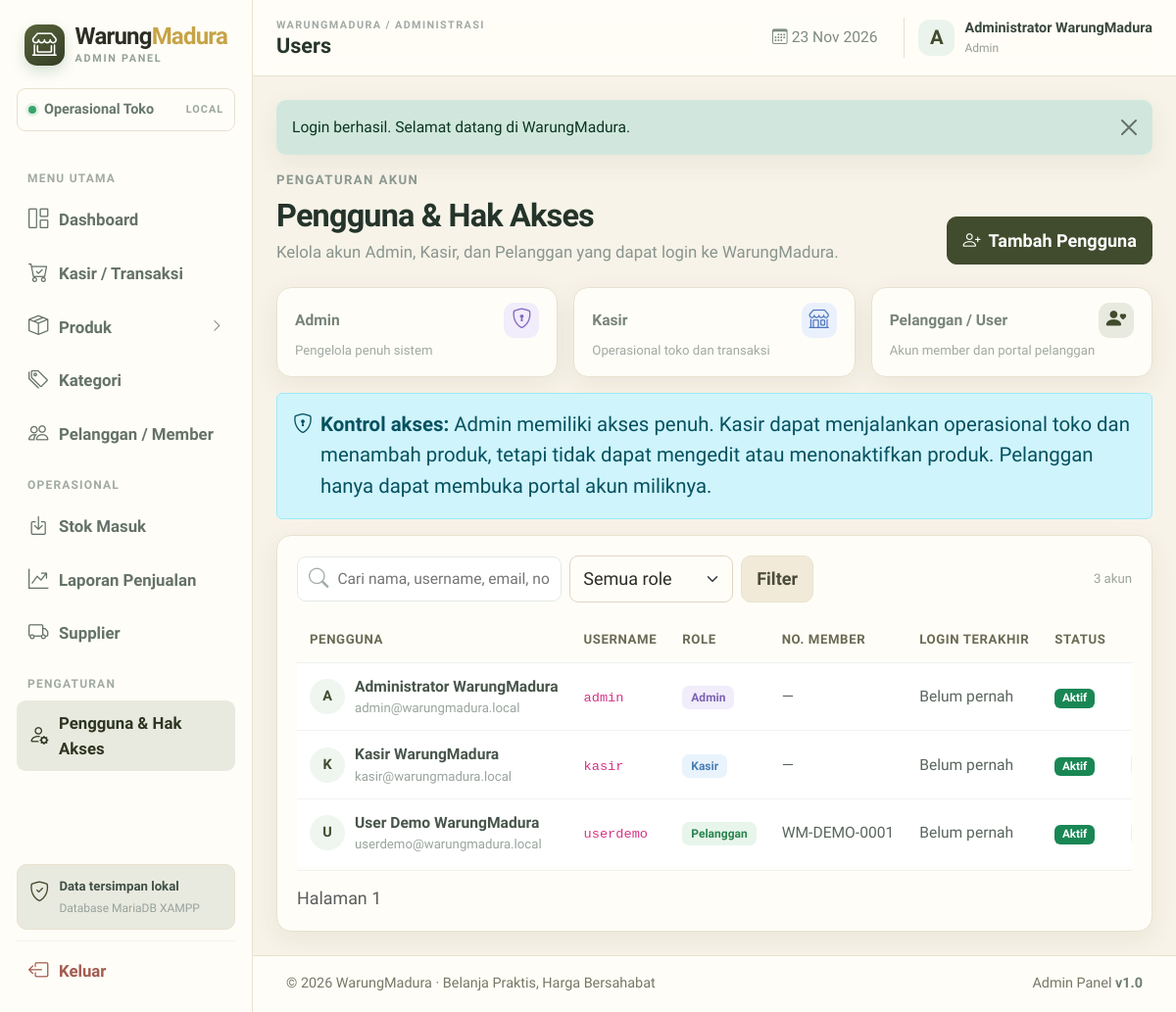
Screenshot of /index.php?page=users (signed in) with the database file from the repository.
### tables this page shows
CREATE TABLE IF NOT EXISTS tbl_pengguna (
  id_pengguna INT UNSIGNED AUTO_INCREMENT PRIMARY KEY,
  nama_lengkap VARCHAR(120) NOT NULL,
  username VARCHAR(50) NOT NULL UNIQUE,
  email VARCHAR(120) NULL UNIQUE,
  password_hash VARCHAR(255) NOT NULL,
  no_hp VARCHAR(25) NULL,
  role ENUM('admin','kasir','pelanggan') NOT NULL DEFAULT 'pelanggan',
  status_pengguna ENUM('aktif','nonaktif') NOT NULL DEFAULT 'aktif',
  terakhir_login DATETIME NULL,
  created_at DATETIME NOT NULL DEFAULT CURRENT_TIMESTAMP,
  updated_at DATETIME NULL DEFAULT NULL ON UPDATE CURRENT_TIMESTAMP,
  INDEX idx_pengguna_role_status (role, status_pengguna)
);

CREATE TABLE IF NOT EXISTS tbl_pelanggan (
  id_pelanggan INT UNSIGNED AUTO_INCREMENT PRIMARY KEY,
  id_pengguna INT UNSIGNED NULL UNIQUE,
  no_member VARCHAR(30) NOT NULL UNIQUE,
  rfid_uid VARCHAR(80) NULL UNIQUE,
  nama_pelanggan VARCHAR(120) NOT NULL,
  no_hp VARCHAR(25) NULL,
  email VARCHAR(120) NULL,
  alamat TEXT NULL,
  kota VARCHAR(80) NULL,
  status_member ENUM('aktif','nonaktif') NOT NULL DEFAULT 'aktif',
  created_at DATETIME NOT NULL DEFAULT CURRENT_TIMESTAMP,
  CONSTRAINT fk_pelanggan_pengguna FOREIGN KEY (id_pengguna)
    REFERENCES tbl_pengguna(id_pengguna) ON UPDATE CASCADE ON DELETE SET NULL,
  INDEX idx_pelanggan_nama (nama_pelanggan),
  INDEX idx_pelanggan_hp (no_hp)
);

### pages/users.php (the view, shortened to what this page needs)
<?php
$q = trim((string)($_GET['q'] ?? ''));
$role = (string)($_GET['role'] ?? 'semua');
$pageNo = max(1, (int)($_GET['p'] ?? 1));
$perPage = 10;
$where = ["u.role IN ('admin','kasir','pelanggan')"];
$args = [];
$whereSql = 'WHERE ' . implode(' AND ', $where);
$count = $db->prepare("SELECT COUNT(*) FROM tbl_pengguna u LEFT JOIN tbl_pelanggan p ON p.id_pengguna=u.id_pengguna {$whereSql}");
$count->execute($args);
$total = (int)$count->fetchColumn();
$offset = ($pageNo - 1) * $perPage;
$stmt = $db->prepare("SELECT u.*,p.no_member FROM tbl_pengguna u LEFT JOIN tbl_pelanggan p ON p.id_pengguna=u.id_pengguna {$whereSql} ORDER BY FIELD(u.role,'admin','kasir','pelanggan'),u.id_pengguna DESC LIMIT {$perPage} OFFSET {$offset}");
$stmt->execute($args);
$rows = $stmt->fetchAll();
?>
<div class="page-heading"><div><span class="section-kicker">PENGATURAN AKUN</span><h1>Pengguna & Hak Akses</h1><p>Kelola akun Admin, Kasir, dan Pelanggan yang dapat login ke WarungMadura.</p></div><button class="btn btn-primary" data-bs-toggle="modal" data-bs-target="#userModal"><i class="bi bi-person-plus me-2"></i>Tambah Pengguna</button></div>
<div class="row g-3 mb-3">
    <div class="col-md-4"><div class="kpi-card compact"><div class="kpi-top"><span>Admin</span><span class="kpi-icon icon-violet"><i class="bi bi-shield-lock"></i></span></div><div class="kpi-foot">Pengelola penuh sistem</div></div></div>
    <div class="col-md-4"><div class="kpi-card compact"><div class="kpi-top"><span>Kasir</span><span class="kpi-icon icon-blue"><i class="bi bi-shop"></i></span></div><div class="kpi-foot">Operasional toko dan transaksi</div></div></div>
    <div class="col-md-4"><div class="kpi-card compact"><div class="kpi-top"><span>Pelanggan / User</span><span class="kpi-icon icon-green"><i class="bi bi-person-heart"></i></span></div><div class="kpi-foot">Akun member dan portal pelanggan</div></div></div>
</div>
<div class="alert alert-info d-flex gap-2 align-items-start"><i class="bi bi-shield-lock fs-5"></i><div><b>Kontrol akses:</b> Admin memiliki akses penuh. Kasir dapat menjalankan operasional toko dan menambah produk, tetapi tidak dapat mengedit atau menonaktifkan produk. Pelanggan hanya dapat membuka portal akun miliknya.</div></div>
<div class="panel-card">
    <div class="filter-toolbar"><form method="get" class="filter-form"><div class="search-box"><i class="bi bi-search"></i><input name="q" value="<?=e($q)?>" placeholder="Cari nama, username, email, nomor member..."></div><select class="form-select" name="role"><option value="semua">Semua role</option></select><button class="btn btn-dark-soft">Filter</button></form><span class="result-count"><?=$total?> akun</span></div>
    <div class="table-responsive"><table class="table app-table align-middle"><thead><tr><th>Pengguna</th><th>Username</th><th>Role</th><th>No. Member</th><th>Login Terakhir</th><th>Status</th><th class="text-end">Aksi</th></tr></thead><tbody>
    <?php foreach($rows as $r):?><tr>
        <td><div class="member-cell"><div class="member-avatar"><?=e(strtoupper(substr($r['nama_lengkap'],0,1)))?></div><div><b><?=e($r['nama_lengkap'])?></b><small><?=e($r['email']?:'Email belum diisi')?></small></div></div></td>
        <td><code><?=e($r['username'])?></code></td>
        <td><span class="role-chip <?=e($r['role'])?>"><?=e($r['role']==='pelanggan'?'Pelanggan':ucfirst($r['role']))?></span></td>
        <td><?=e($r['no_member']?:'—')?></td>
        <td><?=e($r['terakhir_login']?date('d/m/Y H:i',strtotime($r['terakhir_login'])):'Belum pernah')?></td>
        <td><?=status_badge($r['status_pengguna'])?></td>
        <td class="text-end"></td>
    </tr><?php endforeach;?>
    </tbody></table></div><div class="panel-footer"><span class="text-muted small">Halaman <?=$pageNo?></span><?php pagination($total,$pageNo,$perPage,'users',['q'=>$q,'role'=>$role]);?></div>
</div>

### app/helpers.php (shortened to what this page needs)
<?php
function e(mixed $value): string
{
    return htmlspecialchars((string)($value ?? ''), ENT_QUOTES | ENT_SUBSTITUTE, 'UTF-8');
}
function status_badge(string $status): string
{
    $map = [
        'aktif' => 'success', 'lunas' => 'success', 'selesai' => 'success',
        'diterima' => 'success', 'berhasil' => 'success',
        'menunggu' => 'warning', 'belum_bayar' => 'warning', 'draft' => 'secondary',
        'diproses' => 'info', 'siap_diambil' => 'primary',
        'nonaktif' => 'secondary', 'dibatalkan' => 'danger', 'gagal' => 'danger',
        'dikembalikan' => 'dark', 'nonaktif' => 'secondary'
    ];
    $label = ucwords(str_replace('_', ' ', $status));
    return '<span class="badge text-bg-' . ($map[$status] ?? 'secondary') . '">' . e($label) . '</span>';
}

### rows the page displays
tbl_pengguna: nama_lengkap "A", nama_lengkap "Administrator WarungMadura", email "admin@warungmadura.local", username "admin", role "Admin", no_member "—", terakhir_login "Belum pernah", status_pengguna "Aktif"
tbl_pengguna: nama_lengkap "K", nama_lengkap "Kasir WarungMadura", email "kasir@warungmadura.local", username "kasir", role "Kasir", no_member "—", terakhir_login "Belum pernah", status_pengguna "Aktif"
tbl_pelanggan: id_pengguna.nama_lengkap "U", id_pengguna.nama_lengkap "User Demo WarungMadura", id_pengguna.email "userdemo@warungmadura.local", id_pengguna.username "userdemo", id_pengguna.role "Pelanggan", no_member "WM-DEMO-0001", id_pengguna.terakhir_login "Belum pernah", id_pengguna.status_pengguna "Aktif"

### other values shown
$group['title'] "MENU UTAMA"
$label "Dashboard"
$label "Kasir / Transaksi"
$label "Produk"
$label "Kategori"
$label "Pelanggan / Member"
$group['title'] "OPERASIONAL"
$label "Stok Masuk"
$label "Laporan Penjualan"
$label "Supplier"
$group['title'] "PENGATURAN"
$label "Pengguna & Hak Akses"
str_replace('_',' ',$current) "Users"
substr($user['nama_lengkap'] ?? 'A',0,1) "A"
$user['nama_lengkap'] "Administrator WarungMadura"
